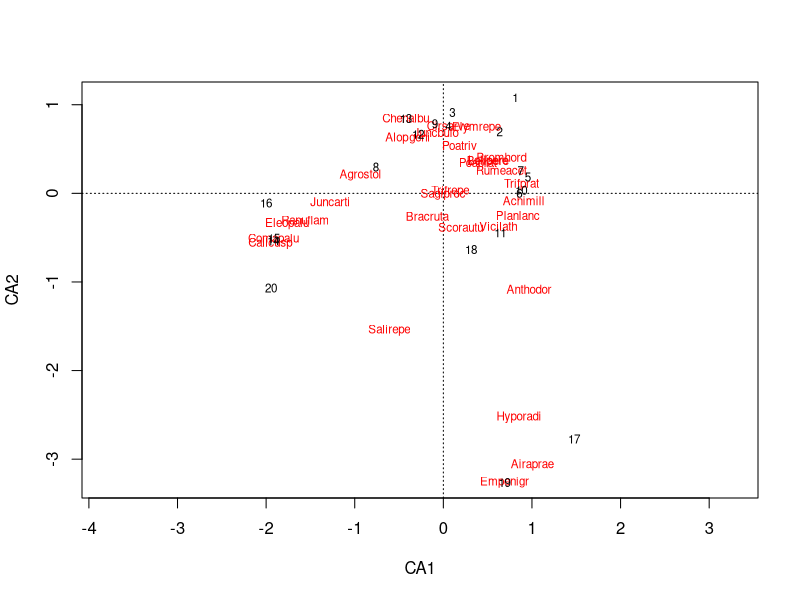
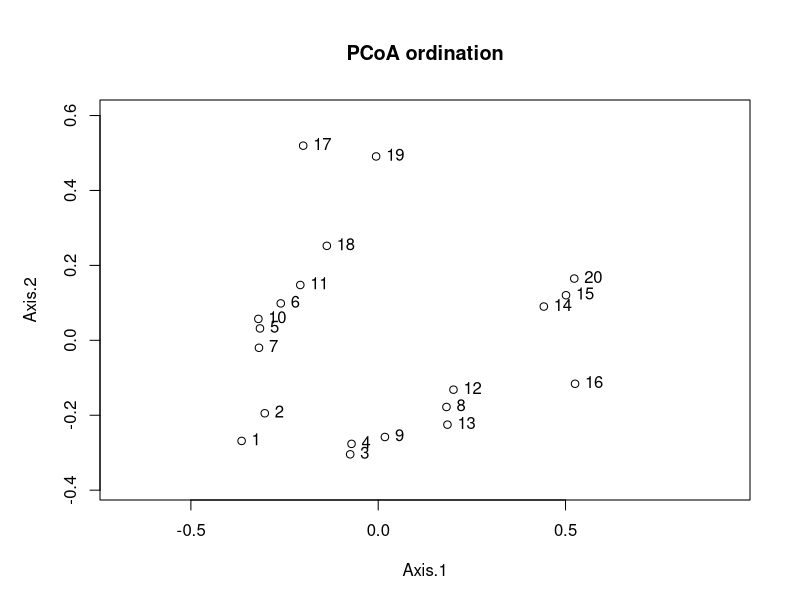
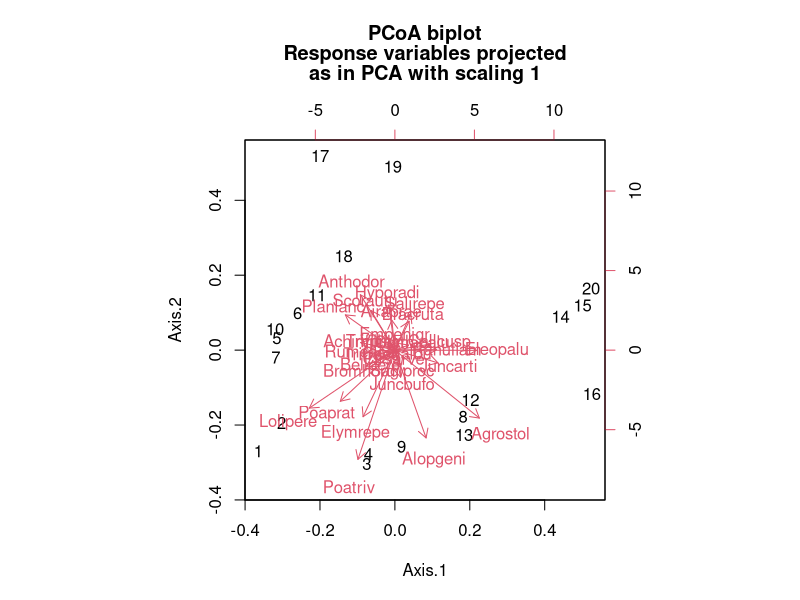
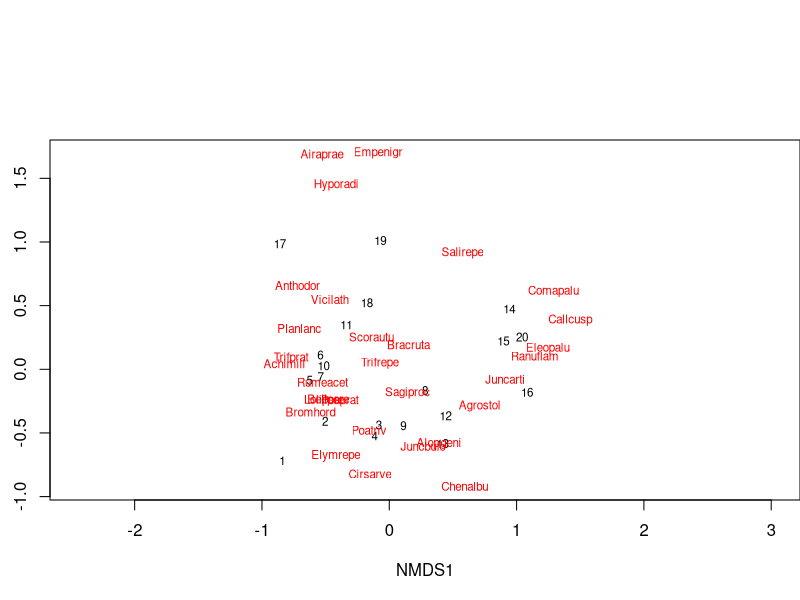
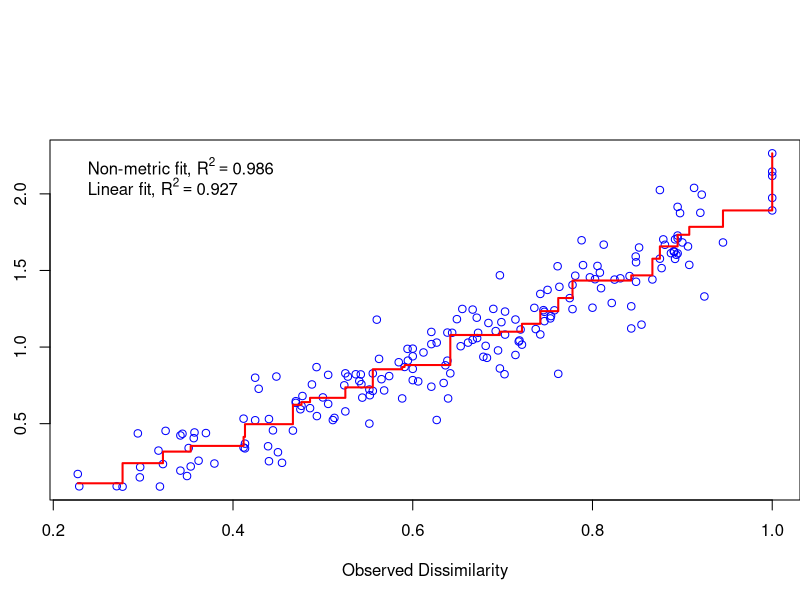
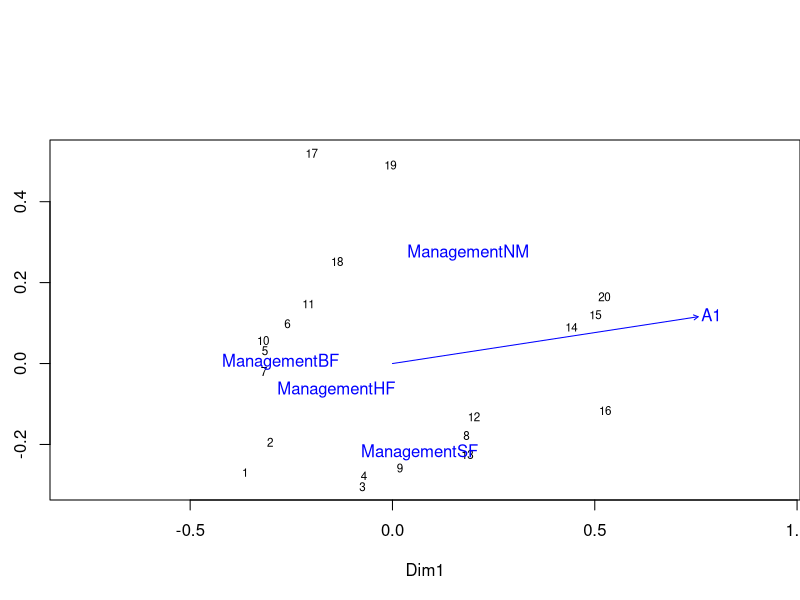
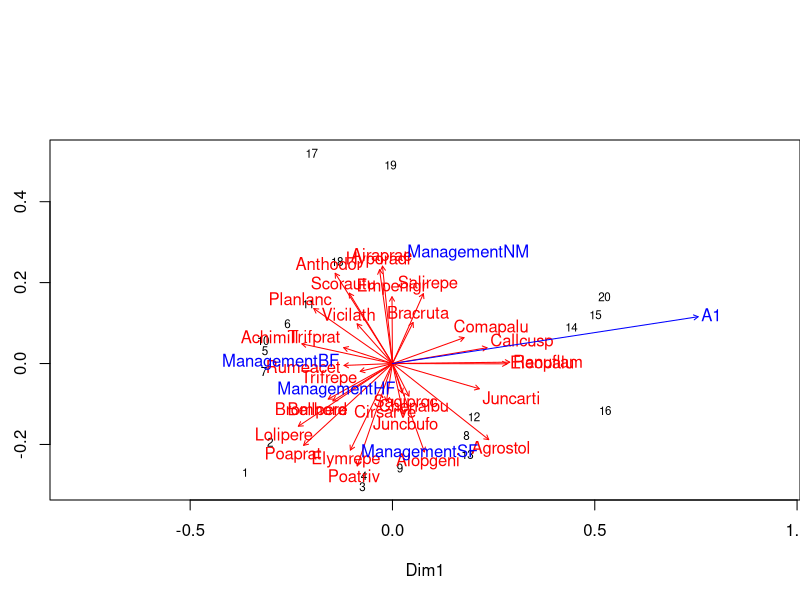
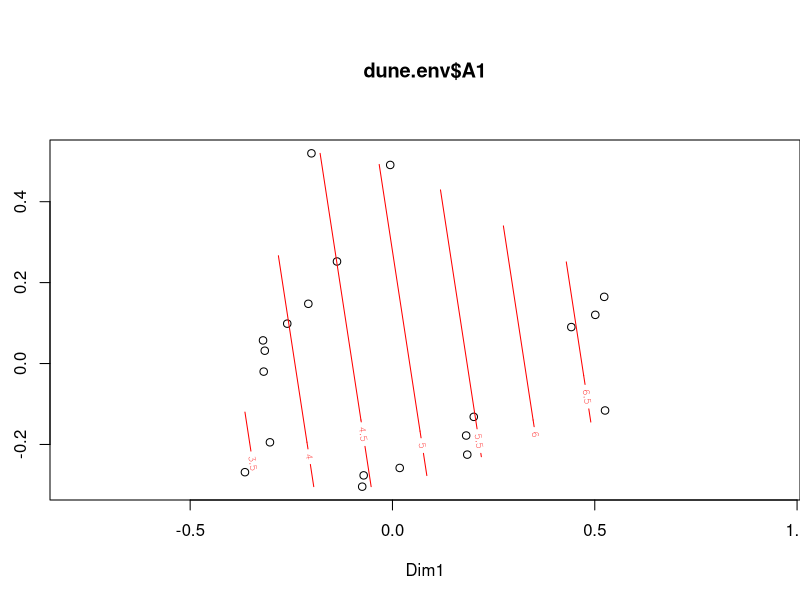

Write R code to recreate these figures, in order.
## ---- chunk 1
knitr::opts_chunk$set(echo = TRUE)
library(dplyr)
library(ggplot2)
library(cowplot)
## ---- chunk 2
esp <- cbind(esp1 = c(2, 8, 0, 3), esp2 = c(1, 3, 0, 0), esp3 = c(0, 0, 1, 0))
rownames(esp) <- c("site1", "site2", "site3", "site4")
esp
## ---- chunk 3
dist(esp)
## ---- chunk 4
library(vegan)

vegdist(esp, method = "bray")
## ---- chunk 5
esp_hel <- decostand(esp, method = "hellinger")
dist(esp_hel)
## ---- chunk 6
esp_chi2 <- decostand(esp, method = "chi.square")
dist(esp_chi2)
## ---- chunk 7
data(dune)

ac_dune <- cca(dune)
# display = "reg" pour ne pas afficher toutes les coordonnées d'espèce et de site
summary(ac_dune, display = "reg") 
## ---- chunk 8
plot(ac_dune)
## ---- chunk 9
library(ape)
dune_bray <- vegdist(dune, method = "bray")
pcoa_dune <- pcoa(dune_bray, correction = "lingoes")
## ---- chunk 10
pcoa_dune$values
## ---- chunk 11
biplot(pcoa_dune)
## ---- chunk 12
biplot(pcoa_dune, dune)
## ---- chunk 13
md_dune <- metaMDS(dune, distance = "bray")
## ---- chunk 14
plot(md_dune, type = "t")
## ---- chunk 15
stressplot(md_dune)
## ---- chunk 16
data(dune.env)
head(dune.env)
## ---- chunk 17
adonis(dune ~ A1 + Moisture + Management + Use + Manure, dune.env)
## ---- chunk 18
pcoa_dune2 <- wcmdscale(dune_bray, eig = TRUE, add = TRUE)
envf <- envfit(pcoa_dune2, select(dune.env, A1, Management))
envf
## ---- chunk 19
plot(pcoa_dune2)
plot(envf)
## ---- chunk 20
plot(pcoa_dune2)
plot(envfit(pcoa_dune2, dune), col = "red") # Ajouter les espèces
plot(envf)
## ---- chunk 21
ords <- ordisurf(pcoa_dune2, dune.env$A1)
## ---- chunk 22
plot(ords)
plot(envf)
## ---- chunk 23
dune_hel <- decostand(dune, method = "hellinger")
dune_hel <- scale(dune_hel)
rda_dune <- rda(dune_hel ~ A1 + Management, dune.env)
rda_dune
## ---- chunk 24
plot(rda_dune)
## ---- chunk 25
acp_dune <- rda(dune_hel)
acp_envf <- envfit(acp_dune, select(dune.env, A1, Management))
plot(acp_dune)
plot(acp_envf)
## ---- chunk 26
cca_dune <- cca(dune ~ A1 + Management, dune.env)
cca_dune
## ---- chunk 27
plot(cca_dune)
